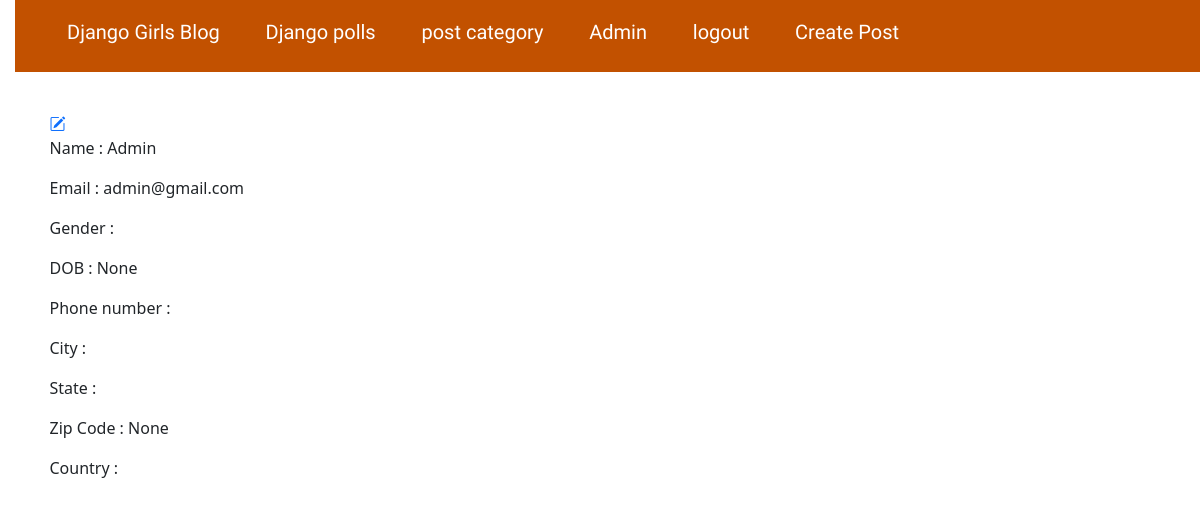
The page /profileview (signed in) on the database as committed earlier.
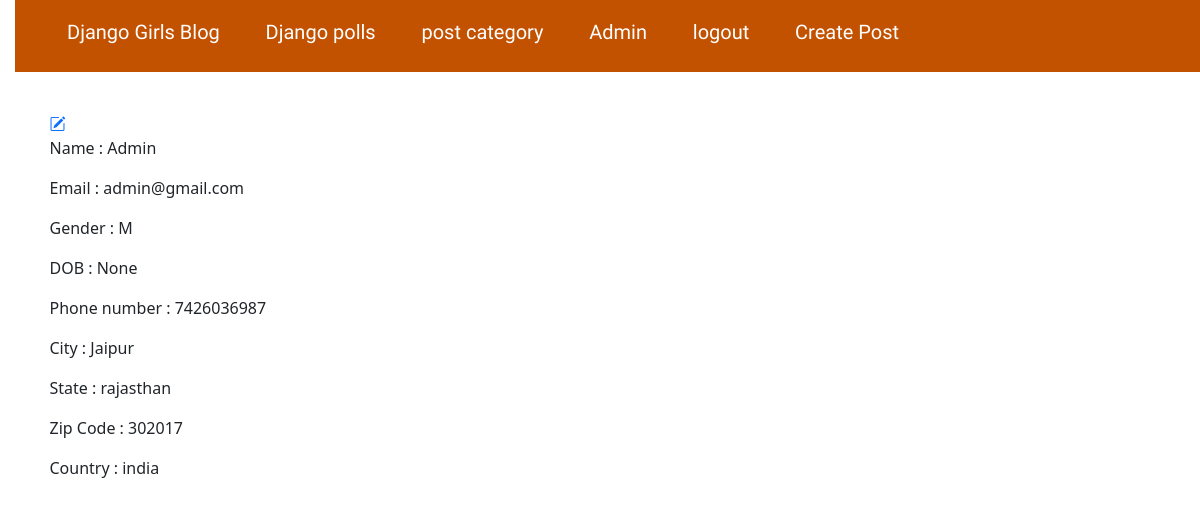
The same page on the database as committed later.
### djangogirls/models.py (models this page shows, shortened)
class User(AbstractUser):
    GENDER_CHOICES = (
        ('M', 'Male'),
        ('F', 'Female'),
    )
    STATE_CHOICES = (
        ("rajasthan", "rajasthan"),
        ("punjab", "punjab"),
        ("uttarpradesh", "uttarpradesh"),
    )
    username = models.CharField(
        max_length=50, blank=True, null=True, unique=True)
    email = models.EmailField(_('email address'), unique=True)
    user_profile = models.ImageField(upload_to='avatar', blank=True, null=True)
    city = models.CharField(max_length=200)
    gender = models.CharField(
        max_length=200, choices=GENDER_CHOICES, default='')
    state = models.CharField(max_length=200, choices=STATE_CHOICES, default='')
    dob = models.DateField(null=True, blank=True)
    country = models.CharField(max_length=200)
    zip_code = models.IntegerField(null=True)
    phone_no = models.PositiveIntegerField(validators=[MaxValueValidator(9999999999)])
    USERNAME_FIELD = 'email'
    REQUIRED_FIELDS = ['username', 'first_name']

### djangogirls/views.py (the view)
# urls.py: path('profileview', profile_view, name='userprofileview'),
def profile_view(request):
    user = request.user
    return render(request, 'djangogirls/userdetail.html', {'user': user})

### djangogirls/templates/djangogirls/userdetail.html (shortened to what this page needs)
{% extends 'djangogirls/base.html' %}
{% load static %}
{% block content %}
        <article class="post">
            <a href="{% url 'updateprofile' pk=user.pk %}"><i class="bi bi-pencil-square"></i></a>
            <p>Name : {{user.first_name}}</p>
            <p>Email            : {{user.email}}</p>
            <p>Gender           : {{user.gender}}</p>
            <p>DOB              : {{user.dob}}</p>
            <p>Phone number     : {{user.phone_no}}</p>
            <p>City             : {{user.city}}</p>
            <p>State            : {{user.state}}</p>
            <p>Zip Code         : {{user.zip_code}}</p>
            <p>Country          : {{user.country}}</p>
        </article>
{% endblock %}

### djangogirls/templates/djangogirls/base.html (shortened to what this page needs)
{% load static %}
<!DOCTYPE html>
<html lang="en">
<head>
    <link rel="stylesheet" href="https://cdn.jsdelivr.net/npm/bootstrap-icons@1.10.5/font/bootstrap-icons.css">
    <link rel="stylesheet" href="https://cdn.jsdelivr.net/npm/bootstrap@5.1.3/dist/css/bootstrap.min.css"
>
    <link rel="stylesheet" href="{% static '/css/djangogirls.css' %}">
</head>
<body>
    <header class="page-header">
        <div class="container d-flex">
            <h1><a href="/">Django Girls Blog<a></h1> &nbsp; &nbsp; &nbsp; &nbsp; &nbsp; &nbsp;
            <h1><a href="{% url 'polls:homepage' %}">Django polls<a></h1> &nbsp; &nbsp; &nbsp; &nbsp; &nbsp; &nbsp;
            <h1><a href="{% url 'post_category' %}">post category<a></h1> &nbsp; &nbsp; &nbsp; &nbsp; &nbsp; &nbsp;
            {% if user.is_authenticated %}
            <h1><a href="{% url 'userprofileview' %}">{{user.first_name}}<a></h1> &nbsp; &nbsp; &nbsp; &nbsp; &nbsp;
            <h1><a href="{% url 'userlogout' %}">logout<a></h1> &nbsp; &nbsp; &nbsp; &nbsp; &nbsp; &nbsp;
            <h1><a href="{% url 'post_new' %}">Create Post<a></h1> &nbsp; &nbsp; &nbsp; &nbsp; &nbsp; &nbsp;
            {% else %}
            <h1><a href="/register/">register<a></h1> &nbsp; &nbsp; &nbsp; &nbsp; &nbsp; &nbsp;
            <h1><a href="/login/">login<a></h1> &nbsp; &nbsp; &nbsp; &nbsp; &nbsp; &nbsp;
            {% endif %}
        </div>
    </header>
    <main class="container">
        <div class="row">
            <div class="col">
                {% block content %}
                {% endblock %}
            </div>
        </div>
    </main>
</body>
</html>

Rows that differ between the two databases and show on the page:
changed User "Admin": gender (not shown) → "M"; phone_no (not shown) → "7426036987"; city (not shown) → "Jaipur"; state (not shown) → "rajasthan"; zip_code "None" → "302017"; country (not shown) → "india"
